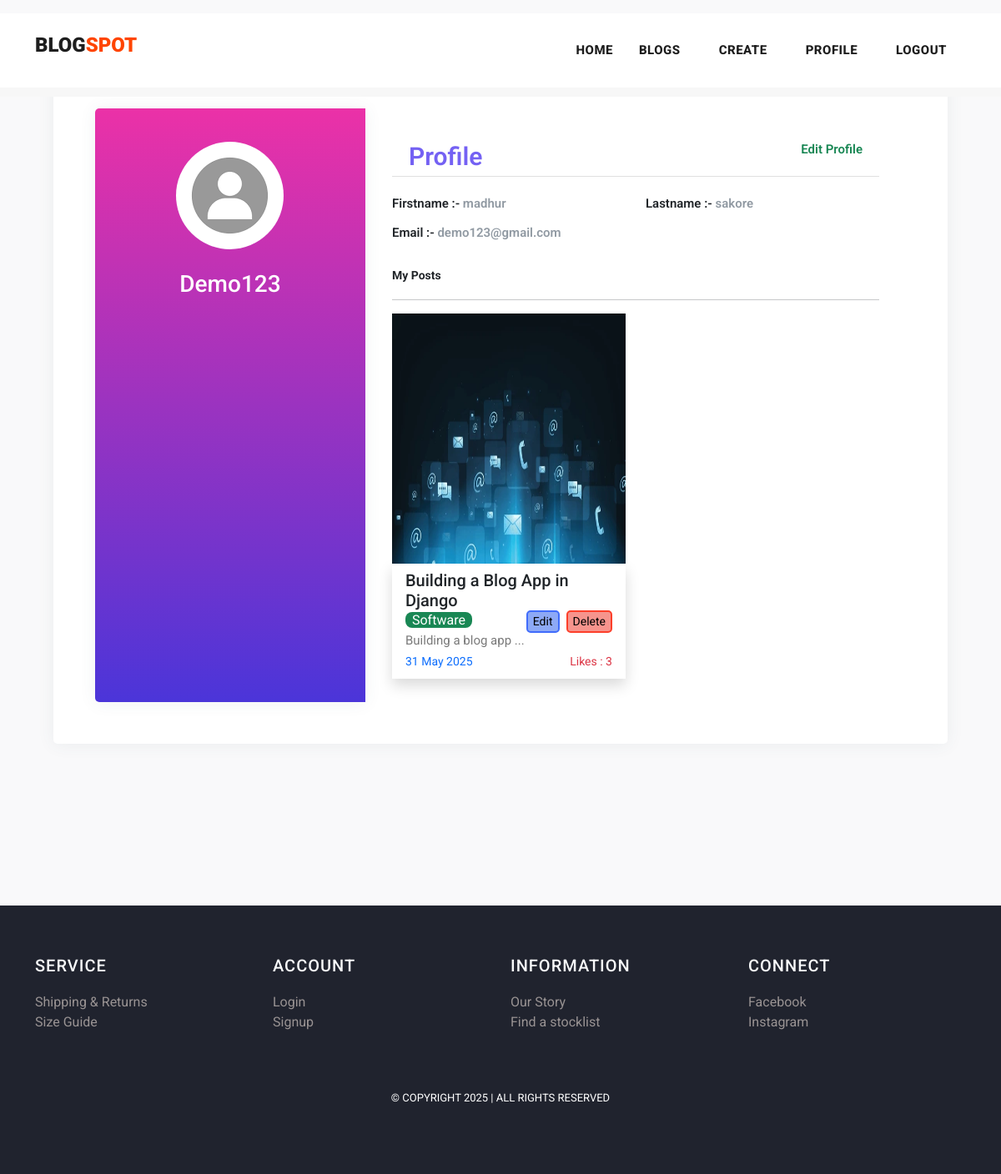
/profile/13, run on the app's committed database.
### myapp/models.py (models this page shows, shortened)
class Post(models.Model):
    postname = models.CharField(max_length=600)
    category = models.CharField(max_length=600)
    image = models.ImageField(upload_to='images/posts',blank=True,null=True)
    content = models.CharField(max_length=100000)
    time = models.CharField(default=time,max_length=100, blank=True)
    likes = models.IntegerField(null=True,blank=True,default=0)
    user = models.ForeignKey(User,on_delete=models.CASCADE)

### myapp/views.py (the view)
# urls.py: path("profile/<int:id>",views.profile,name='profile'),
def profile(request,id):
    return render(request,'profile.html',{
        'user':User.objects.get(id=id),
        'posts':Post.objects.all(),
        'media_url':settings.MEDIA_URL,
    })

### templates/profile.html (shortened to what this page needs)
{% load static %}
<!DOCTYPE html>
<html lang="en">
<head>
    <link href="https://cdn.jsdelivr.net/npm/bootstrap@5.3.0-alpha3/dist/css/bootstrap.min.css" rel="stylesheet"
>
    <link href="{% static 'vendor/bootstrap/css/bootstrap.min.css' %}" rel="stylesheet">
    <link rel="stylesheet" href="https://maxcdn.bootstrapcdn.com/bootstrap/4.0.0/css/bootstrap.min.css">
    <link href="https://cdn.jsdelivr.net/npm/bootstrap@5.3.0-alpha3/dist/css/bootstrap.min.css" rel="stylesheet"
>
    <link rel="stylesheet" href="{% static 'assets/css/fontawesome.css' %}">
    <link rel="stylesheet" href="{% static 'assets/css/templatemo-stand-blog.css' %}">
    <link rel="stylesheet" href="{% static 'assets/css/owl.css' %}">
</head>
<body>
    <header class="">
        <nav class="navbar navbar-expand-lg bg-white">
            <div class="container">
                <a class="navbar-brand" href="index.html">
                    <h2>BLOG<span style="color: orangered;">SPOT</span></h2>
                </a>
                <div class="collapse navbar-collapse" id="navbarResponsive">
                    <ul class="navbar-nav ml-auto">
                        <li>
                            <a class="nav-link" href="{% url 'index' %}">Home
                            </a>
                        </li>
                        <li class="nav-item">
                            <a class="nav-link" href="{% url 'blog' %}">Blogs</a>
                        </li>
                        {% if user.is_authenticated %}
                        <li class="nav-item">
                            <a class="nav-link" href="{% url 'create' %}">Create</a>
                        </li>
                        <li class="nav-item">
                            <a class="nav-link" href="{% url 'profile' user.id %}">Profile</a>
                        </li>
                        <li class="nav-item">
                            <a class="nav-link" href="{% url 'logout' %}">Logout</a>
                        </li>
                        {% else %}
                        <li class="nav-item">
                            <a class="nav-link" href="{% url 'signin' %}">Login</a>
                        </li>
                        {% endif %}
                    </ul>
                </div>
            </div>
        </nav>
    </header>
    <div class="mt-3">
        <div class="page-content page-container p-lg-5 p-0" id="page-content">
            <div class="padding">
                <div class="row d-flex justify-content-center">
                    <div class="col-xl-12 col-md-12" id="card">
                        <div class="card user-card-full">
                            <div class="row m-l-0 m-r-0">
                                <div class="col-sm-4 bg-c-lite-green user-profile">
                                    <div class="card-block text-center text-white">
                                        <div class="m-b-25">
                                            <img src="{% static 'assets/images/user.png' %}" class="img-radius"
                                                alt="User-Profile-Image" style="border-radius: 50%;">
                                        </div>
                                        <h6 class="f-w-800 h3" style="text-transform: capitalize;">{{user.username}}
                                        </h6>
                                    </div>
                                </div>
                                <div class="col-sm-8">
                                    <div class="card-block">
                                        <h6 class="m-b-20 p-b-5 b-b-default f-w-600"
                                            style="font-size: 30px; padding: 20px;  color: #7461f3;">Profile <a
                                                href="{% url 'profileedit' user.id %}"
                                                class="float-right text-decoration-none text-success"
                                                style="font-size: 15px;">Edit Profile</a>
                                        </h6>
                                        <div class="row">
                                            <div class="col-sm-6">
                                                <p class="m-b-10 f-w-600 text-dark">Firstname :-
                                                    <span class="text-muted f-w-400">{{user.first_name}}</span>
                                                </p>
                                            </div>
                                            <div class="col-sm-6">
                                                <p class="m-b-10 f-w-600 text-dark">Lastname :-
                                                    <span class="text-muted f-w-400">{{user.last_name}}</span>
                                                </p>
                                            </div>
                                            <div class="col-sm-6">
                                                <p class="m-b-10 f-w-600 text-dark">Email :-
                                                    <span class="text-muted f-w-400">{{user.email}}</span>
                                                </p>
                                            </div>
                                        </div>
                                        <p class="small fw-bold pt-3 text-dark">My Posts</p>
                                        <hr>
                                        <div class="row row-cols-lg-2 row-cols-1">
                                            {% for post in posts%}
                                            {% if post.user_id == user.id %}
                                            <div class="col col-lg-6 col-12 mb-2">
                                                <img src="{{media_url}}{{post.image}}" alt="" height="300px"
                                                    width="100%">
                                                <div class="px-3 py-2 shadow">
                                                    <h5>{{post.postname}}</h5>
                                                    <a href="{% url 'deletepost' post.id %}"><button
                                                            class="ms-2 float-right small" type="submit"
                                                            style="border:2px solid rgb(252, 63, 42); border-radius: 5px; background-color: rgb(246, 148, 141);">Delete</button></a>
                                                    <a href="{% url 'editpost' post.id %}"><button
                                                            class="float-right small" type="submit"
                                                            style="border:2px solid rgb(64, 108, 251); border-radius: 5px; background-color: rgb(141, 169, 246);">Edit</button></a>
                                                    <span
                                                        class="text-white bg-success rounded-3 px-2 rounded-2">{{post.category}}</span>
                                                    <p>{{post.content|slice:"0:20"}}...</p>
                                                    <p class="small text-primary">{{post.time}}<span
                                                            class="text-danger float-right">Likes :
                                                            {{post.likes}}</span></p>
                                                </div>
                                            </div>
                                            {% endif %}
                                            {% endfor %}
                                        </div>
                                    </div>
                                </div>
                            </div>
                        </div>
                    </div>
                </div>
            </div>
        </div>
    </div>
    {% include 'footer.html' %}
</body>
</html>

### static/assets/css/templatemo-stand-blog.css (style rules this page uses)
body { font-family: 'Roboto', sans-serif; overflow-x: hidden; text-rendering: optimizeLegibility; -webkit-font-smoothing: antialiased; -moz-osx-font-smoothing: grayscale; }
p { margin-bottom: 0px; font-size: 15px; font-weight: 400; color: #7a7a7a; line-height: 30px; }
a { text-decoration: none!important; }
ul { padding: 0; margin: 0; list-style: none; }
h1,h2,h3,h4,h5,h6 { margin: 0px; }
header { position: absolute; z-index: 99999; width: 100%; height: 100px; background-color: #f7f7f7; -webkit-transition: all 0.3s ease-in-out 0s; -moz-transition: all 0.3s ease-in-out 0s; -o-transition: all 0.3s ease-in-out 0s; transition: all 0.3s ease-in-out 0s; }
header .navbar { padding: 25px 0px; }
.navbar .navbar-brand { float: left; margin-top: -12px; outline: none; }
.navbar .navbar-brand h2 { color: #1e1e1e; text-transform: uppercase; font-size: 24px; font-weight: 900; -webkit-transition: all .3s ease 0s; -moz-transition: all .3s ease 0s; -o-transition: all .3s ease 0s; transition: all .3s ease 0s; }
#navbarResponsive { z-index: 999; }
.navbar-collapse { text-align: center; }
.navbar .navbar-nav .nav-item { margin: 0px 15px; }
.navbar .navbar-nav a.nav-link { text-transform: capitalize; font-size: 15px; font-weight: 800; text-transform: uppercase; letter-spacing: 0.5px; color: #1e1e1e; transition: all 0.3s; }

### templates/profile.html (style rules this page uses)
body { background-color: #f9f9fa; width: 100vw; height: 100vh; }
.padding { padding: 1rem; }
.user-card-full { overflow: hidden; }
.card { border-radius: 5px; -webkit-box-shadow: 0 1px 20px 0 rgba(69, 90, 100, 0.08); box-shadow: 0 1px 20px 0 rgba(69, 90, 100, 0.08); border: none; margin-bottom: 30px; padding: 50px; }
.m-r-0 { margin-right: 0px; }
.m-l-0 { margin-left: 0px; }
.user-card-full .user-profile { border-radius: 5px 0 0 5px; }
.bg-c-lite-green { background: linear-gradient(to top, #4b35d9, #eb31a7); box-shadow: 0 1px 20px 0 rgba(69, 90, 100, 0.08); }
.user-profile { padding: 20px 0; }
.card-block { padding: 1.25rem; }
.m-b-25 { margin-bottom: 25px; }
.img-radius { border-radius: 5px; }
h6 { font-size: 14px; }
.card .card-block p { line-height: 25px; }
.b-b-default { border-bottom: 1px solid #e0e0e0; }
.m-b-20 { margin-bottom: 20px; }
.p-b-5 { padding-bottom: 5px !important; }
.m-b-10 { margin-bottom: 10px; }
.text-muted { color: #919aa3 !important; }
.f-w-600 { font-weight: 600; }

### templates/footer.html (style rules this page uses)
li { text-decoration: none; text-align: left; }
li a { color: rgb(153, 147, 147); }

### data on the page
Post: image (picture), postname "Building a Blog App in Django", category "Software", content "Building a blog app", time "31 May 2025", likes "3"

### other printed values
{{ user.username }} "Demo123"
{{ user.first_name }} "madhur"
{{ user.last_name }} "sakore"
{{ user.email }} "demo123@gmail.com"
